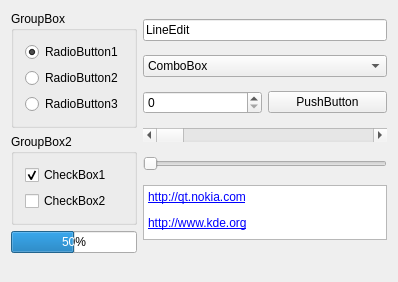
<?xml version="1.0" encoding="UTF-8"?>
<ui version="4.0">
 <comment>*********************************************************************
**
** Copyright (C) 2014 Digia Plc and/or its subsidiary(-ies).
** Contact: http://www.qt-project.org/legal
**
** This file is part of the tools applications of the Qt Toolkit.
**
** $QT_BEGIN_LICENSE:LGPL$
** Commercial License Usage
** Licensees holding valid commercial Qt licenses may use this file in
** accordance with the commercial license agreement provided with the
** Software or, alternatively, in accordance with the terms contained in
** a written agreement between you and Digia.  For licensing terms and
** conditions see http://qt.digia.com/licensing.  For further information
** use the contact form at http://qt.digia.com/contact-us.
**
** GNU Lesser General Public License Usage
** Alternatively, this file may be used under the terms of the GNU Lesser
** General Public License version 2.1 as published by the Free Software
** Foundation and appearing in the file LICENSE.LGPL included in the
** packaging of this file.  Please review the following information to
** ensure the GNU Lesser General Public License version 2.1 requirements
** will be met: http://www.gnu.org/licenses/old-licenses/lgpl-2.1.html.
**
** In addition, as a special exception, Digia gives you certain additional
** rights.  These rights are described in the Digia Qt LGPL Exception
** version 1.1, included in the file LGPL_EXCEPTION.txt in this package.
**
** GNU General Public License Usage
** Alternatively, this file may be used under the terms of the GNU
** General Public License version 3.0 as published by the Free Software
** Foundation and appearing in the file LICENSE.GPL included in the
** packaging of this file.  Please review the following information to
** ensure the GNU General Public License version 3.0 requirements will be
** met: http://www.gnu.org/copyleft/gpl.html.
**
**
** $QT_END_LICENSE$
**
*********************************************************************</comment>
 <class>PreviewWidget</class>
 <widget class="QWidget" name="PreviewWidget">
  <property name="geometry">
   <rect>
    <x>0</x>
    <y>0</y>
    <width>398</width>
    <height>282</height>
   </rect>
  </property>
  <property name="sizePolicy">
   <sizepolicy hsizetype="Minimum" vsizetype="Minimum">
    <horstretch>0</horstretch>
    <verstretch>0</verstretch>
   </sizepolicy>
  </property>
  <property name="windowTitle">
   <string>Preview Window</string>
  </property>
  <layout class="QVBoxLayout" name="verticalLayout_5">
   <item>
    <layout class="QHBoxLayout" name="horizontalLayout">
     <item>
      <layout class="QVBoxLayout" name="verticalLayout_2">
       <property name="spacing">
        <number>6</number>
       </property>
       <property name="margin">
        <number>0</number>
       </property>
       <item>
        <widget class="QGroupBox" name="GroupBox1">
         <property name="title">
          <string>GroupBox</string>
         </property>
         <layout class="QVBoxLayout" name="verticalLayout_3">
          <property name="spacing">
           <number>6</number>
          </property>
          <property name="margin">
           <number>11</number>
          </property>
          <item>
           <widget class="QRadioButton" name="RadioButton1">
            <property name="text">
             <string>RadioButton1</string>
            </property>
            <property name="checked">
             <bool>true</bool>
            </property>
           </widget>
          </item>
          <item>
           <widget class="QRadioButton" name="RadioButton2">
            <property name="text">
             <string>RadioButton2</string>
            </property>
           </widget>
          </item>
          <item>
           <widget class="QRadioButton" name="RadioButton3">
            <property name="text">
             <string>RadioButton3</string>
            </property>
           </widget>
          </item>
         </layout>
        </widget>
       </item>
       <item>
        <widget class="QGroupBox" name="GroupBox2">
         <property name="title">
          <string>GroupBox2</string>
         </property>
         <layout class="QVBoxLayout" name="verticalLayout_4">
          <property name="spacing">
           <number>6</number>
          </property>
          <property name="margin">
           <number>11</number>
          </property>
          <item>
           <widget class="QCheckBox" name="CheckBox1">
            <property name="text">
             <string>CheckBox1</string>
            </property>
            <property name="checked">
             <bool>true</bool>
            </property>
           </widget>
          </item>
          <item>
           <widget class="QCheckBox" name="CheckBox2">
            <property name="text">
             <string>CheckBox2</string>
            </property>
           </widget>
          </item>
         </layout>
        </widget>
       </item>
       <item>
        <widget class="QProgressBar" name="ProgressBar1">
         <property name="value">
          <number>50</number>
         </property>
        </widget>
       </item>
      </layout>
     </item>
     <item>
      <layout class="QVBoxLayout" name="verticalLayout">
       <property name="spacing">
        <number>6</number>
       </property>
       <property name="margin">
        <number>0</number>
       </property>
       <item>
        <widget class="QLineEdit" name="LineEdit1">
         <property name="text">
          <string>LineEdit</string>
         </property>
        </widget>
       </item>
       <item>
        <widget class="QComboBox" name="ComboBox1">
         <item>
          <property name="text">
           <string>ComboBox</string>
          </property>
         </item>
        </widget>
       </item>
       <item>
        <layout class="QHBoxLayout" name="horizontalLayout_2">
         <property name="spacing">
          <number>6</number>
         </property>
         <property name="margin">
          <number>0</number>
         </property>
         <item>
          <widget class="QSpinBox" name="SpinBox1"/>
         </item>
         <item>
          <widget class="QPushButton" name="PushButton1">
           <property name="text">
            <string>PushButton</string>
           </property>
          </widget>
         </item>
        </layout>
       </item>
       <item>
        <widget class="QScrollBar" name="ScrollBar1">
         <property name="orientation">
          <enum>Qt::Horizontal</enum>
         </property>
        </widget>
       </item>
       <item>
        <widget class="QSlider" name="Slider1">
         <property name="orientation">
          <enum>Qt::Horizontal</enum>
         </property>
        </widget>
       </item>
       <item>
        <widget class="QTextEdit" name="textView">
         <property name="maximumSize">
          <size>
           <width>32767</width>
           <height>55</height>
          </size>
         </property>
         <property name="readOnly">
          <bool>true</bool>
         </property>
         <property name="html">
          <string>&lt;p&gt;&lt;a href=&quot;http://qt.nokia.com&quot;&gt;http://qt.nokia.com&lt;/a&gt;&lt;/p&gt;
&lt;p&gt;&lt;a href=&quot;http://www.kde.org&quot;&gt;http://www.kde.org&lt;/a&gt;&lt;/p&gt;</string>
         </property>
        </widget>
       </item>
      </layout>
     </item>
    </layout>
   </item>
   <item>
    <spacer name="Spacer2">
     <property name="orientation">
      <enum>Qt::Vertical</enum>
     </property>
     <property name="sizeType">
      <enum>QSizePolicy::Expanding</enum>
     </property>
     <property name="sizeHint" stdset="0">
      <size>
       <width>20</width>
       <height>0</height>
      </size>
     </property>
    </spacer>
   </item>
  </layout>
 </widget>
 <resources/>
 <connections/>
</ui>
